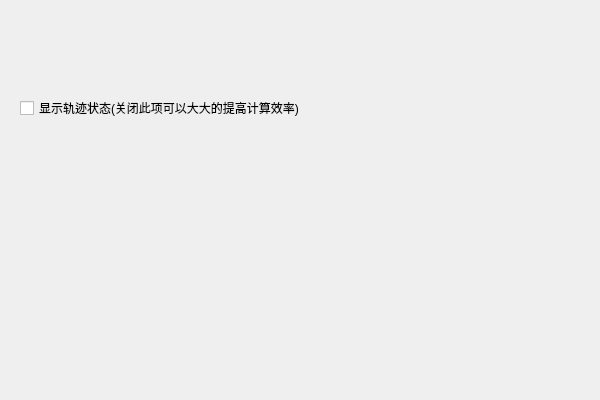
<?xml version="1.0" encoding="UTF-8"?>
<ui version="4.0">
 <class>ui_td_solveClass</class>
 <widget class="QWidget" name="ui_td_solveClass">
  <property name="geometry">
   <rect>
    <x>0</x>
    <y>0</y>
    <width>600</width>
    <height>400</height>
   </rect>
  </property>
  <property name="windowTitle">
   <string>ui_td_solve</string>
  </property>
  <widget class="QWidget" name="layoutWidget">
   <property name="geometry">
    <rect>
     <x>19</x>
     <y>68</y>
     <width>131</width>
     <height>22</height>
    </rect>
   </property>
   <layout class="QHBoxLayout" name="horizontalLayout_3" stretch="0,10">
    <item>
     <widget class="QLabel" name="label_3">
      <property name="text">
       <string>epsilon:</string>
      </property>
     </widget>
    </item>
    <item>
     <widget class="QDoubleSpinBox" name="doubleSpinBox_epsilon">
      <property name="maximum">
       <double>1.000000000000000</double>
      </property>
      <property name="singleStep">
       <double>0.100000000000000</double>
      </property>
     </widget>
    </item>
   </layout>
  </widget>
  <widget class="QWidget" name="layoutWidget_2">
   <property name="geometry">
    <rect>
     <x>169</x>
     <y>28</y>
     <width>134</width>
     <height>22</height>
    </rect>
   </property>
   <layout class="QHBoxLayout" name="horizontalLayout_2" stretch="0,10">
    <item>
     <widget class="QLabel" name="label_2">
      <property name="text">
       <string>轨迹长度:</string>
      </property>
     </widget>
    </item>
    <item>
     <widget class="QSpinBox" name="spinBox_episode_size">
      <property name="minimum">
       <number>1</number>
      </property>
      <property name="maximum">
       <number>10000000</number>
      </property>
     </widget>
    </item>
   </layout>
  </widget>
  <widget class="QWidget" name="layoutWidget_3">
   <property name="geometry">
    <rect>
     <x>19</x>
     <y>28</y>
     <width>131</width>
     <height>22</height>
    </rect>
   </property>
   <layout class="QHBoxLayout" name="horizontalLayout" stretch="0,10">
    <item>
     <widget class="QLabel" name="label">
      <property name="text">
       <string>轨迹条数:</string>
      </property>
     </widget>
    </item>
    <item>
     <widget class="QSpinBox" name="spinBox_episode_num">
      <property name="minimum">
       <number>1</number>
      </property>
     </widget>
    </item>
   </layout>
  </widget>
  <widget class="QCheckBox" name="checkBox_episode_show">
   <property name="geometry">
    <rect>
     <x>20</x>
     <y>100</y>
     <width>531</width>
     <height>16</height>
    </rect>
   </property>
   <property name="text">
    <string>显示轨迹状态(关闭此项可以大大的提高计算效率)</string>
   </property>
  </widget>
  <widget class="QWidget" name="layoutWidget_4">
   <property name="geometry">
    <rect>
     <x>170</x>
     <y>70</y>
     <width>131</width>
     <height>22</height>
    </rect>
   </property>
   <layout class="QHBoxLayout" name="horizontalLayout_4" stretch="0,10">
    <item>
     <widget class="QLabel" name="label_4">
      <property name="text">
       <string>lamda:</string>
      </property>
     </widget>
    </item>
    <item>
     <widget class="QDoubleSpinBox" name="doubleSpinBox_lamda">
      <property name="maximum">
       <double>1.000000000000000</double>
      </property>
      <property name="singleStep">
       <double>0.100000000000000</double>
      </property>
     </widget>
    </item>
   </layout>
  </widget>
 </widget>
 <layoutdefault spacing="6" margin="11"/>
 <resources/>
 <connections/>
</ui>
